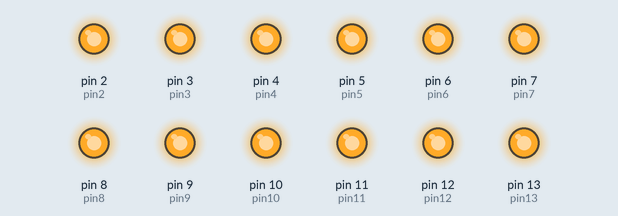
A program run on a simulated Arduino Uno, built with avr-gcc and run on an emulated ATmega328P. Parts: output pins drawn as LEDs (lit = HIGH).

Above: at 0.1 s.
Timing chart, 0 to 1.6 s (numbered marks = the images above):
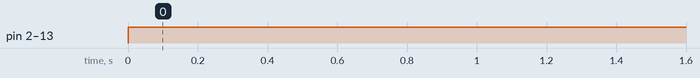

The program:

main.cpp
```cpp
#include <Arduino.h>

/*
Use a multimeter to check each output pin (2 to 13)
of arduino. Multimeter black or negative should connect to Negative/GND and
positive or red should connect to each pin on eby one.
We should get 5V for each pin.
If we dont, that pin is damaged.
*/

const int pin2= 2;
const int pin3= 3;
const int pin4= 4;
const int pin5= 5;
const int pin6= 6;
const int pin7= 7;
const int pin8= 8;
const int pin9= 9;
const int pin10= 10;
const int pin11= 11;
const int pin12= 12;
const int pin13= 13;

void setup() {
pinMode(pin2, OUTPUT);
pinMode(pin3, OUTPUT);
pinMode(pin4, OUTPUT);
pinMode(pin5, OUTPUT);
pinMode(pin6, OUTPUT);
pinMode(pin7, OUTPUT);
pinMode(pin8, OUTPUT);
pinMode(pin9, OUTPUT);
pinMode(pin10, OUTPUT);
pinMode(pin11, OUTPUT);
pinMode(pin12, OUTPUT);
pinMode(pin13, OUTPUT);
}

void loop() {
digitalWrite(pin2, HIGH);
digitalWrite(pin3, HIGH);
digitalWrite(pin4, HIGH);
digitalWrite(pin5, HIGH);
digitalWrite(pin6, HIGH);
digitalWrite(pin7, HIGH);
digitalWrite(pin8, HIGH);
digitalWrite(pin9, HIGH);
digitalWrite(pin10, HIGH);
digitalWrite(pin11, HIGH);
digitalWrite(pin12, HIGH);
digitalWrite(pin13, HIGH);
}
```

Measured:
- by itself, pin 2 (pin2), pin 3 (pin3), pin 4 (pin4), pin 5 (pin5), pin 6 (pin6), pin 7 (pin7), pin 8 (pin8), pin 9 (pin9), pin 10 (pin10), pin 11 (pin11), pin 12 (pin12), pin 13 (pin13): LOW → HIGH at 0.00 s
